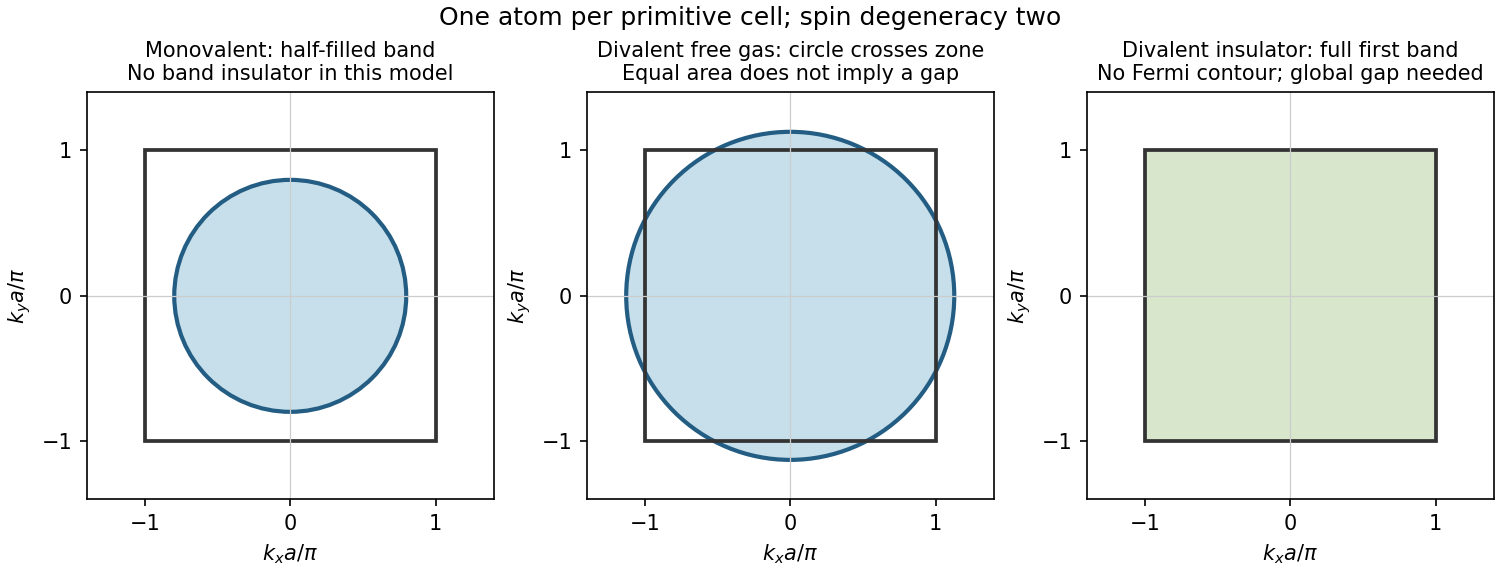

Source code (Python):
"""Original square Brillouin-zone filling diagrams."""
import numpy as np
import matplotlib
matplotlib.use("Agg")
import matplotlib.pyplot as plt
from matplotlib.patches import Rectangle,Circle
fig,axes=plt.subplots(1,3,figsize=(10,3.8),layout="constrained")
for ax in axes:
    ax.set_aspect("equal");ax.set(xlim=(-1.4,1.4),ylim=(-1.4,1.4),xlabel=r"$k_xa/\pi$",ylabel=r"$k_ya/\pi$",xticks=[-1,0,1],yticks=[-1,0,1])
    ax.axhline(0,color=".8",lw=.6);ax.axvline(0,color=".8",lw=.6)
axes[0].add_patch(Circle((0,0),np.sqrt(2*np.pi)/np.pi,facecolor="#c6dfea",edgecolor="#245d84",lw=2))
axes[1].add_patch(Circle((0,0),np.sqrt(4*np.pi)/np.pi,facecolor="#c6dfea",edgecolor="#245d84",lw=2))
axes[2].add_patch(Rectangle((-1,-1),2,2,facecolor="#d8e7cc",edgecolor="none"))
for ax in axes:ax.add_patch(Rectangle((-1,-1),2,2,fill=False,edgecolor=".2",lw=1.8))
axes[0].set_title("Monovalent: half-filled band\nNo band insulator in this model",fontsize=10)
axes[1].set_title("Divalent free gas: circle crosses zone\nEqual area does not imply a gap",fontsize=10)
axes[2].set_title("Divalent insulator: full first band\nNo Fermi contour; global gap needed",fontsize=10)
fig.suptitle("One atom per primitive cell; spin degeneracy two")
fig.savefig("paper-2-square-fermi.png",dpi=150,facecolor="white")
